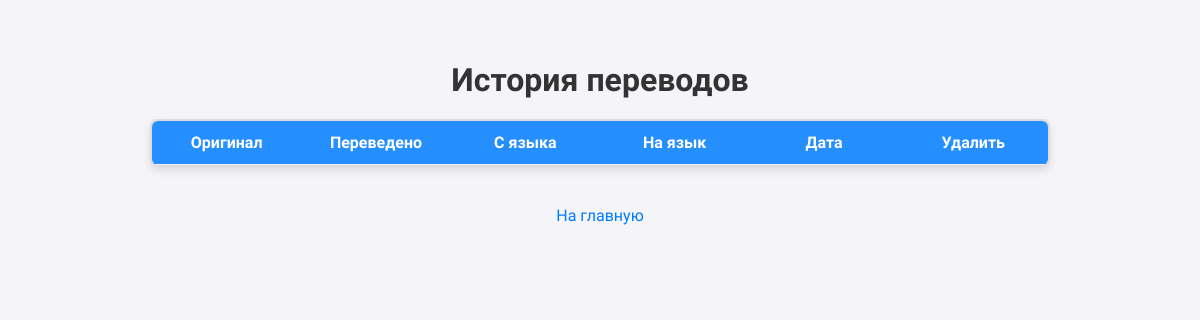
Before: /history with the older database file.
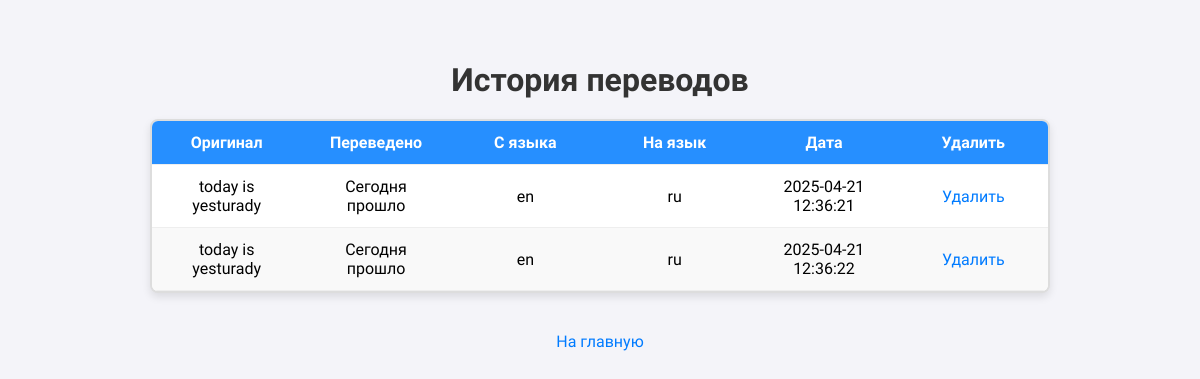
After: the same page with the newer database file.
### tables this page shows
CREATE TABLE translation_history (
            id INTEGER PRIMARY KEY AUTOINCREMENT,
            translation_id INTEGER NOT NULL,
            source_language TEXT NOT NULL,
            target_language TEXT NOT NULL,
            translation_date TEXT NOT NULL,
            FOREIGN KEY (translation_id) REFERENCES translations(id)
        );

CREATE TABLE translations (
            id INTEGER PRIMARY KEY AUTOINCREMENT,
            source_text TEXT NOT NULL,
            translated_text TEXT NOT NULL
        );

### app/app.py (the view)
@app.route("/history")
def history():
    history_entries = get_translation_history()
    return render_template("history.html", history=history_entries)

### app/database.py (called while the page is built)
def create_connection(db_path=DATABASE_PATH):
    try:
        return sqlite3.connect(db_path)
    except sqlite3.Error as e:
        print(f"Ошибка подключения к базе данных: {e}")
        return None

def get_translation_history(conn=None):
    created_here = False
    if conn is None:
        conn = create_connection()
        created_here = True
    if conn is None:
        print("Ошибка: соединение с базой данных не установлено.")
        return []
    cursor = conn.cursor()
    cursor.execute(
        """
        SELECT th.id, t.source_text, t.translated_text,
               th.source_language, th.target_language, th.translation_date
        FROM translation_history th
        JOIN translations t ON th.translation_id = t.id
    """
    )
    history = cursor.fetchall()
    if created_here:
        conn.close()
    return history

### templates/history.html (shortened to what this page needs)
<!DOCTYPE html>
<html lang="ru">
<head>
</head>
<body>
    <h1>История переводов</h1>
    <div class="table-container">
        <table>
            <thead>
                <tr>
                    <th>Оригинал</th>
                    <th>Переведено</th>
                    <th>С языка</th>
                    <th>На язык</th>
                    <th>Дата</th>
                    <th>Удалить</th>
                </tr>
            </thead>
            <tbody>
                {% for entry in history %}
                <tr>
                    <td>{{ entry[1] }}</td>
                    <td>{{ entry[2] }}</td>
                    <td>{{ entry[3] }}</td>
                    <td>{{ entry[4] }}</td>
                    <td>{{ entry[5] }}</td>
                    <td><a href="{{ url_for('delete_history', translation_id=entry[0]) }}">Удалить</a></td>
                </tr>
                {% endfor %}
            </tbody>
        </table>
    </div>
    <br>
    <a href="/">На главную</a>
</body>
</html>

### templates/history.html (style rules this page uses)
body { font-family: "Comfortaa", sans-serif; margin: 0; padding: 40px; background-color: #f4f4f9; text-align: center; }
h1 { margin-bottom: 20px; color: #333; }
.table-container { max-height: 400px; overflow-y: auto; margin: 0 auto 20px; width: 80%; border: 2px solid #ddd; border-radius: 8px; background-color: #fff; box-shadow: 0 4px 8px rgba(0, 0, 0, 0.1); }
table { margin: auto; width: 100%; border-collapse: collapse; table-layout: fixed; }
th, td { padding: 12px 15px; text-align: center; border-bottom: 1px solid #eee; }
th { background-color: #268fff; color: white; position: sticky; top: 0; z-index: 1; }
tr:nth-child(even) { background-color: #f9f9f9; }
a { color: #007bff; text-decoration: none; font-size: 16px; }

Changed rows visible on the page:
added translation_history: source_text "today is yesturady", translated_text "Сегодня прошло", source_language "en", target_language "ru", translation_date "2025-04-21 12:36:21"
added translation_history: source_text "today is yesturady", translated_text "Сегодня прошло", source_language "en", target_language "ru", translation_date "2025-04-21 12:36:22"
